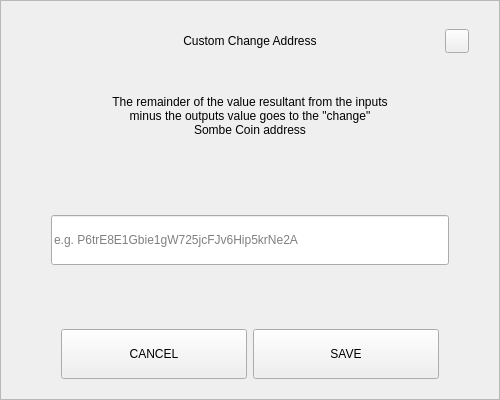
<?xml version="1.0" encoding="UTF-8"?>
<ui version="4.0">
 <class>SendChangeAddressDialog</class>
 <widget class="QDialog" name="SendChangeAddressDialog">
  <property name="geometry">
   <rect>
    <x>0</x>
    <y>0</y>
    <width>500</width>
    <height>400</height>
   </rect>
  </property>
  <property name="windowTitle">
   <string>Dialog</string>
  </property>
  <layout class="QVBoxLayout" name="verticalLayout">
   <property name="spacing">
    <number>0</number>
   </property>
   <property name="leftMargin">
    <number>0</number>
   </property>
   <property name="topMargin">
    <number>0</number>
   </property>
   <property name="rightMargin">
    <number>0</number>
   </property>
   <property name="bottomMargin">
    <number>0</number>
   </property>
   <item>
    <widget class="QFrame" name="frame">
     <property name="styleSheet">
      <string notr="true"/>
     </property>
     <property name="frameShape">
      <enum>QFrame::StyledPanel</enum>
     </property>
     <property name="frameShadow">
      <enum>QFrame::Raised</enum>
     </property>
     <layout class="QVBoxLayout" name="verticalLayout_2" stretch="0,0,0,0,0,0,0">
      <property name="spacing">
       <number>0</number>
      </property>
      <property name="leftMargin">
       <number>30</number>
      </property>
      <property name="topMargin">
       <number>20</number>
      </property>
      <property name="rightMargin">
       <number>30</number>
      </property>
      <property name="bottomMargin">
       <number>20</number>
      </property>
      <item>
       <layout class="QHBoxLayout" name="horizontalLayout_3">
        <property name="spacing">
         <number>0</number>
        </property>
        <item>
         <spacer name="horizontalSpacer_2">
          <property name="orientation">
           <enum>Qt::Horizontal</enum>
          </property>
          <property name="sizeHint" stdset="0">
           <size>
            <width>40</width>
            <height>20</height>
           </size>
          </property>
         </spacer>
        </item>
        <item>
         <widget class="QLabel" name="labelTitle">
          <property name="minimumSize">
           <size>
            <width>0</width>
            <height>40</height>
           </size>
          </property>
          <property name="maximumSize">
           <size>
            <width>16777215</width>
            <height>40</height>
           </size>
          </property>
          <property name="styleSheet">
           <string notr="true">padding-left:24px;</string>
          </property>
          <property name="text">
           <string>Custom Change Address</string>
          </property>
          <property name="alignment">
           <set>Qt::AlignCenter</set>
          </property>
          <property name="margin">
           <number>7</number>
          </property>
         </widget>
        </item>
        <item>
         <spacer name="horizontalSpacer">
          <property name="orientation">
           <enum>Qt::Horizontal</enum>
          </property>
          <property name="sizeHint" stdset="0">
           <size>
            <width>40</width>
            <height>20</height>
           </size>
          </property>
         </spacer>
        </item>
        <item>
         <widget class="QPushButton" name="btnEsc">
          <property name="minimumSize">
           <size>
            <width>24</width>
            <height>24</height>
           </size>
          </property>
          <property name="maximumSize">
           <size>
            <width>24</width>
            <height>24</height>
           </size>
          </property>
          <property name="focusPolicy">
           <enum>Qt::NoFocus</enum>
          </property>
          <property name="text">
           <string/>
          </property>
         </widget>
        </item>
       </layout>
      </item>
      <item>
       <spacer name="verticalSpacer_2">
        <property name="orientation">
         <enum>Qt::Vertical</enum>
        </property>
        <property name="sizeType">
         <enum>QSizePolicy::Fixed</enum>
        </property>
        <property name="sizeHint" stdset="0">
         <size>
          <width>20</width>
          <height>20</height>
         </size>
        </property>
       </spacer>
      </item>
      <item alignment="Qt::AlignHCenter">
       <widget class="QLabel" name="labelMessage">
        <property name="minimumSize">
         <size>
          <width>0</width>
          <height>70</height>
         </size>
        </property>
        <property name="text">
         <string>The remainder of the value resultant from the inputs minus the outputs value goes to the &quot;change&quot; Sombe Coin address</string>
        </property>
        <property name="alignment">
         <set>Qt::AlignCenter</set>
        </property>
        <property name="wordWrap">
         <bool>true</bool>
        </property>
       </widget>
      </item>
      <item>
       <spacer name="verticalSpacer_3">
        <property name="orientation">
         <enum>Qt::Vertical</enum>
        </property>
        <property name="sizeHint" stdset="0">
         <size>
          <width>20</width>
          <height>40</height>
         </size>
        </property>
       </spacer>
      </item>
      <item>
       <layout class="QHBoxLayout" name="horizontalLayout_2">
        <property name="spacing">
         <number>0</number>
        </property>
        <property name="leftMargin">
         <number>20</number>
        </property>
        <property name="rightMargin">
         <number>20</number>
        </property>
        <item>
         <widget class="QLineEdit" name="lineEditAddress">
          <property name="minimumSize">
           <size>
            <width>0</width>
            <height>50</height>
           </size>
          </property>
          <property name="placeholderText">
           <string notr="true">e.g. P6trE8E1Gbie1gW725jcFJv6Hip5krNe2A </string>
          </property>
         </widget>
        </item>
       </layout>
      </item>
      <item>
       <spacer name="verticalSpacer">
        <property name="orientation">
         <enum>Qt::Vertical</enum>
        </property>
        <property name="sizeHint" stdset="0">
         <size>
          <width>20</width>
          <height>40</height>
         </size>
        </property>
       </spacer>
      </item>
      <item>
       <layout class="QHBoxLayout" name="horizontalLayout" stretch="2,2">
        <property name="spacing">
         <number>6</number>
        </property>
        <property name="leftMargin">
         <number>30</number>
        </property>
        <property name="rightMargin">
         <number>30</number>
        </property>
        <item>
         <widget class="QPushButton" name="btnCancel">
          <property name="minimumSize">
           <size>
            <width>180</width>
            <height>50</height>
           </size>
          </property>
          <property name="focusPolicy">
           <enum>Qt::NoFocus</enum>
          </property>
          <property name="text">
           <string>CANCEL</string>
          </property>
         </widget>
        </item>
        <item>
         <widget class="QPushButton" name="btnSave">
          <property name="minimumSize">
           <size>
            <width>180</width>
            <height>50</height>
           </size>
          </property>
          <property name="focusPolicy">
           <enum>Qt::NoFocus</enum>
          </property>
          <property name="text">
           <string>SAVE</string>
          </property>
         </widget>
        </item>
       </layout>
      </item>
     </layout>
    </widget>
   </item>
  </layout>
 </widget>
 <resources/>
 <connections/>
</ui>
